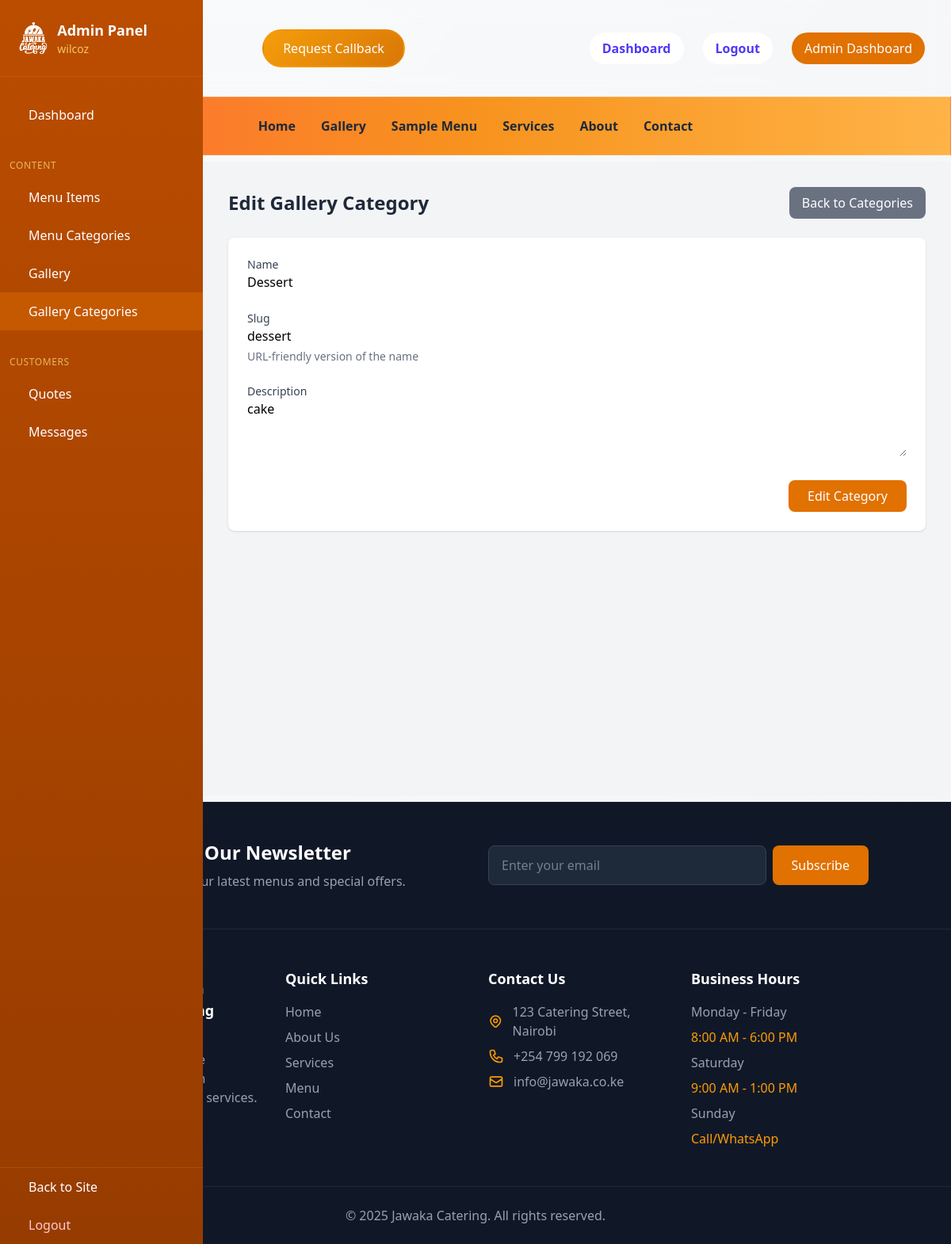
The page /custom-admin/gallery-categories/edit/1/ (signed in) on the database its author committed.
### japp/models.py (models this page shows, shortened)
class GalleryCategory(models.Model):
    name = models.CharField(max_length=200)
    slug = models.SlugField(unique=True)
    description = models.TextField(blank=True)
    created_at = models.DateTimeField(default=timezone.now)
    class Meta:
        verbose_name_plural = 'Gallery Categories'
        ordering = ['name']

### japp/views.py (the view)
# urls.py: path('custom-admin/gallery-categories/edit/<int:pk>/', views.admin_gallery_category_edit, name='admin_gallery_category_edit'),
@staff_member_required
def admin_gallery_category_edit(request, pk):
    category = get_object_or_404(GalleryCategory, pk=pk)
    if request.method == 'POST':
        form = GalleryCategoryForm(request.POST, instance=category)
        if form.is_valid():
            form.save()
            messages.success(request, 'Gallery category updated successfully!')
            return redirect('japp:admin_gallery_categories')
    else:
        form = GalleryCategoryForm(instance=category)
    context = {
        'form': form,
        'category': category,
        'action': 'Edit',
        'active_tab': 'gallery_categories'
    }
    return render(request, 'japp/admin/gallery_category_form.html', context)

### japp/forms.py
class GalleryCategoryForm(forms.ModelForm):
    class Meta:
        model = GalleryCategory
        fields = ['name', 'slug', 'description']
        widgets = {
            'name': forms.TextInput(attrs={
                'class': 'w-full rounded-lg border-gray-300 focus:border-amber-500 focus:ring-amber-500',
                'placeholder': 'Category name'
            }),
            'slug': forms.TextInput(attrs={
                'class': 'w-full rounded-lg border-gray-300 focus:border-amber-500 focus:ring-amber-500',
                'placeholder': 'category-slug'
            }),
            'description': forms.Textarea(attrs={
                'class': 'w-full rounded-lg border-gray-300 focus:border-amber-500 focus:ring-amber-500',
                'rows': 3,
                'placeholder': 'Category description'
            })
        }

### japp/templates/japp/admin/gallery_category_form.html (shortened to what this page needs)
{% extends 'base.html' %}
{% load static %}
{% block content %}
<div class="min-h-screen bg-gray-100">
    {% include 'japp/admin/includes/sidebar.html' with active_tab='gallery_categories' %}
    <div class="ml-64 p-8">
        <div class="mb-6 flex justify-between items-center">
            <h1 class="text-2xl font-bold text-gray-800">{{ action }} Gallery Category</h1>
            <a href="{% url 'japp:admin_gallery_categories' %}"
               class="bg-gray-500 text-white px-4 py-2 rounded-lg hover:bg-gray-600 transition-colors">
                Back to Categories
            </a>
        </div>
        <div class="bg-white rounded-lg shadow-sm p-6">
            <form method="POST" class="space-y-6">
                <div>
                    <label for="{{ form.name.id_for_label }}" class="block text-sm font-medium text-gray-700">
                        Name
                    </label>
                    {{ form.name }}
                </div>
                <div>
                    <label for="{{ form.slug.id_for_label }}" class="block text-sm font-medium text-gray-700">
                        Slug
                    </label>
                    {{ form.slug }}
                    <p class="mt-1 text-sm text-gray-500">URL-friendly version of the name</p>
                </div>
                <div>
                    <label for="{{ form.description.id_for_label }}" class="block text-sm font-medium text-gray-700">
                        Description
                    </label>
                    {{ form.description }}
                </div>
                <div class="flex justify-end">
                    <button type="submit"
                            class="bg-amber-600 text-white px-6 py-2 rounded-lg hover:bg-amber-700 transition-colors">
                        {{ action }} Category
                    </button>
                </div>
            </form>
        </div>
    </div>
</div>
{% endblock %}

### japp/templates/japp/admin/includes/sidebar.html (shortened to what this page needs)
{% load static %}
<div class="fixed inset-y-0 left-0 w-64 bg-gradient-to-b from-amber-700 to-amber-800 text-white z-30">
    <div class="p-6 border-b border-amber-600/30">
        <a href="{% url 'japp:home' %}" class="flex items-center space-x-3">
            <img src="{% static 'images/branding/logo.png' %}" alt="Jawaka Catering" class="h-10 w-auto brightness-0 invert">
            <div>
                <h2 class="text-lg font-bold">Admin Panel</h2>
                <p class="text-sm text-amber-200/80">{{ request.user.get_full_name|default:request.user.username }}</p>
            </div>
        </a>
    </div>
    <nav class="mt-6">
        <a href="{% url 'japp:admin_dashboard' %}"
           class="flex items-center px-6 py-3 hover:bg-amber-600/30 {% if active_tab == 'dashboard' %}bg-amber-600/40{% endif %} transition-colors duration-200">
            <span>Dashboard</span>
        </a>
        <div class="px-3 py-2 text-xs text-amber-200/70 uppercase tracking-wider mt-6 font-medium">Content</div>
        <a href="{% url 'japp:admin_menu' %}"
           class="flex items-center px-6 py-3 hover:bg-amber-600/30 {% if active_tab == 'menu' %}bg-amber-600/40{% endif %} transition-colors duration-200">
            <span>Menu Items</span>
        </a>
        <a href="{% url 'japp:admin_menu_categories' %}"
           class="flex items-center px-6 py-3 hover:bg-amber-600/30 {% if active_tab == 'menu_categories' %}bg-amber-600/40{% endif %} transition-colors duration-200">
            <span>Menu Categories</span>
        </a>
        <a href="{% url 'japp:admin_gallery' %}"
           class="flex items-center px-6 py-3 hover:bg-amber-600/30 {% if active_tab == 'gallery' %}bg-amber-600/40{% endif %} transition-colors duration-200">
            <span>Gallery</span>
        </a>
        <a href="{% url 'japp:admin_gallery_categories' %}"
           class="flex items-center px-6 py-3 hover:bg-amber-600/30 {% if active_tab == 'gallery_categories' %}bg-amber-600/40{% endif %} transition-colors duration-200">
            <span>Gallery Categories</span>
        </a>
        <div class="px-3 py-2 text-xs text-amber-200/70 uppercase tracking-wider mt-6 font-medium">Customers</div>
        <a href="{% url 'japp:admin_quotes' %}"
           class="flex items-center px-6 py-3 hover:bg-amber-600/30 {% if active_tab == 'quotes' %}bg-amber-600/40{% endif %} transition-colors duration-200">
            <span>Quotes</span>
        </a>
        <a href="{% url 'japp:admin_contacts' %}"
           class="flex items-center px-6 py-3 hover:bg-amber-600/30 {% if active_tab == 'contacts' %}bg-amber-600/40{% endif %} transition-colors duration-200">
            <span>Messages</span>
        </a>
        <div class="absolute bottom-0 left-0 right-0 border-t border-amber-600/30">
            <a href="{% url 'japp:home' %}"
               class="flex items-center px-6 py-3 hover:bg-amber-600/30 transition-colors duration-200">
                <span>Back to Site</span>
            </a>
            <a href="{% url 'users:logout' %}"
               class="flex items-center px-6 py-3 hover:bg-red-500/20 text-red-200 transition-colors duration-200">
                <span>Logout</span>
            </a>
        </div>
    </nav>
</div>

### rows shown on the page
GalleryCategory: name "Dessert", slug "dessert", description "cake"

### other values the page prints
{{ request.user.get_full_name|default:request.user.username }} "wilcoz"
{{ action }} "Edit"
